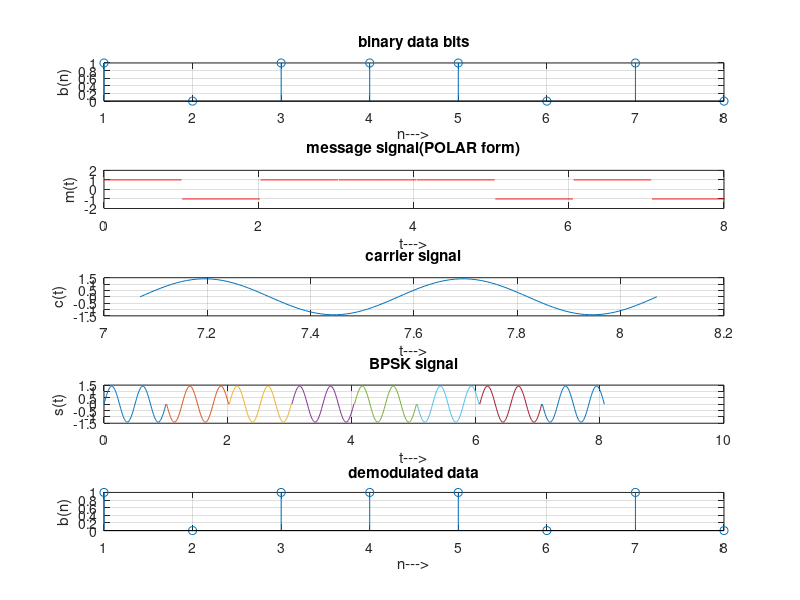

Source code (MATLAB):
%PSK modulation
clc;
clear all;
close all;
%GENERATE CARRIER SIGNAL
Tb=1;
t=0:Tb/100:Tb;
fc=2;
c=sqrt(2/Tb)*sin(2*pi*fc*t);
%generate message signal
N=8;
m=rand(1,N);
t1=0;t2=Tb
for i=1:N
t=[t1:.01:t2];
if m(i)>0.5
m(i)=1;
m_s=ones(1,length(t));
else
m(i)=0;
m_s=-1*ones(1,length(t));
end
message(i,:)=m_s;
%product of carrier and message signal
bpsk_sig(i,:)=c.*m_s;
%Plot the message and BPSK modulated signal
subplot(5,1,2);axis([0 N -2 2]);plot(t,message(i,:),'r');
title('message signal(POLAR form)');xlabel('t--->');ylabel('m(t)');
grid on; hold on
subplot(5,1,4);plot(t,bpsk_sig(i,:));
title('BPSK signal');xlabel('t--->');ylabel('s(t)');
grid on; hold on;
t1=t1+1.01; t2=t2+1.01;
end
hold off
%plot the input binary data and carrier signal
subplot(5,1,1);stem(m);
title('binary data bits');xlabel('n--->');ylabel('b(n)');
grid on;
subplot(5,1,3);plot(t,c);
title('carrier signal');xlabel('t--->');ylabel('c(t)');grid on;
% PSK Demodulation
t1=0;t2=Tb
for i=1:N
t=[t1:.01:t2]
%correlator
x=sum(c.*bpsk_sig(i,:));
%decision device
if x>0
demod(i)=1;
else
demod(i)=0;
end
t1=t1+1.01;
t2=t2+1.01;
end
%plot the demodulated data bits
subplot(5,1,5);stem(demod);
title('demodulated data');xlabel('n--->');ylabel('b(n)');
grid on